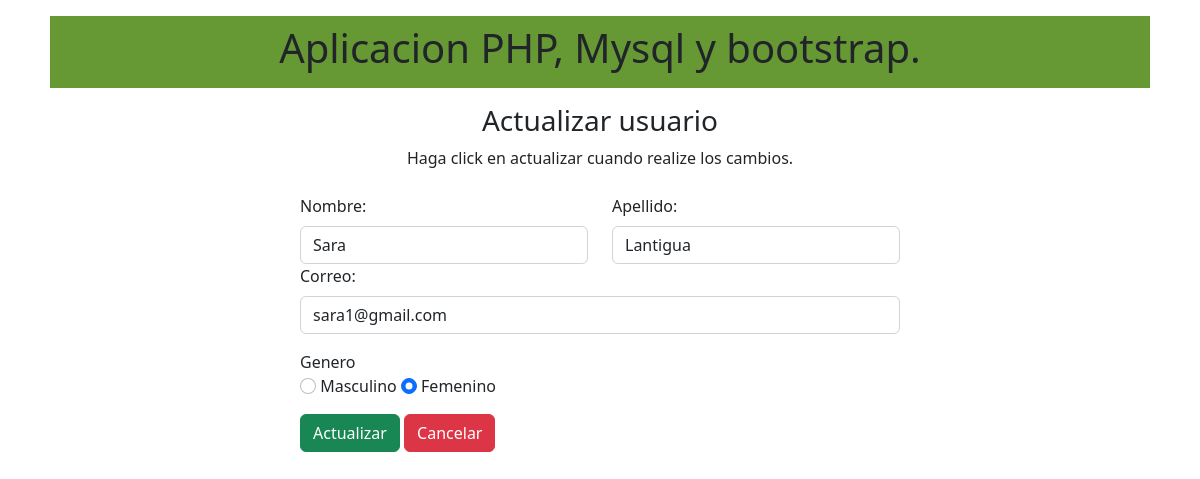
The page /actualizar.php?id=0 on the database its author committed.
### tables this page shows
CREATE TABLE `crud` (
  `id` int(4) NOT NULL,
  `nombre` varchar(100) NOT NULL,
  `apellido` varchar(100) NOT NULL,
  `correo` varchar(100) NOT NULL,
  `genero` text NOT NULL
);

### actualizar.php (the view, shortened to what this page needs)
<?php
$enlace = mysqli_connect("$host", "$user", "$password", "$base", "$db_port");
if (isset( $_REQUEST["id"])){
    $id=  $_REQUEST["id" ];
    $sql = "select * from crud where `id`='$id'";
    $result = mysqli_query($enlace, $sql);
    $row = mysqli_fetch_assoc($result);
    }
?>
<!DOCTYPE html>
<html lang="en">
<head>
    <link href="https://cdn.jsdelivr.net/npm/bootstrap@5.2.1/dist/css/bootstrap.min.css" rel="stylesheet">
</head>
<body>
<div class="container-fluid col-11 mb-3 mt-3" style="background-color: #669933;" >
<nav class="navbar navar-light justify-content-center" > <h1>Aplicacion PHP, Mysql y bootstrap.</h1>
</nav>
</div>
<div class="container">
    <div class="text-center mb-4">
        <h3>Actualizar usuario</h3>
        <p class="tex-muted">Haga click en actualizar cuando realize los cambios.</p>
    </div>
</div>
<div class="container d-flex justify-content-center">
    <form action="" style="width: 50vw; min-width: 300px" >
    <div class="row">
        <div class="col">
            <label for="nombre" class="form-label" >
            Nombre:
            </label>
            <input type="text" class="form-control" name="nombre" value="<?php echo $row['nombre']?>">
        </div>
        <div class="col">
            <label for="apellido" class="form-label" >
            Apellido:
            </label>
            <input type="text" class="form-control" name="apellido" value="<?php echo $row['apellido']?>">
        </div>
    </div>
        <div class="mb-3">
            <label for="mail" class="form-label" >
            Correo:
            </label>
            <input type="mail" class="form-control" name="mail" value="<?php echo $row['correo']?>">
        </div>
<div class="form-group mb-3">
    <label>Genero</label><br>
    <input type="radio" class="form-check-input" name="genero" id="masculino" value="masculino" <?php if($row['genero'] == "masculino"){echo "checked";}?>>
    <label for="masculino" class="form-input-label" >Masculino</label>
    <input type="radio" class="form-check-input " name="genero" id="femenino" value="femenino" <?php if($row['genero'] == "femenino"){echo "checked";}?>>
    <label for="femenino" class="form-input-label"  >Femenino</label>
</div>
<div>
    <button type="submit" class="btn btn-success" name="submit" value="submit">Actualizar</button>
    <a href="index.php" class="btn btn-danger">Cancelar</a>
</div>
    </form>
</div>
</body>
</html>

### rows shown on the page
crud: nombre "Sara", apellido "Lantigua", mail "sara1@gmail.com", genero "☐ Masculino", genero "☑ Femenino"
